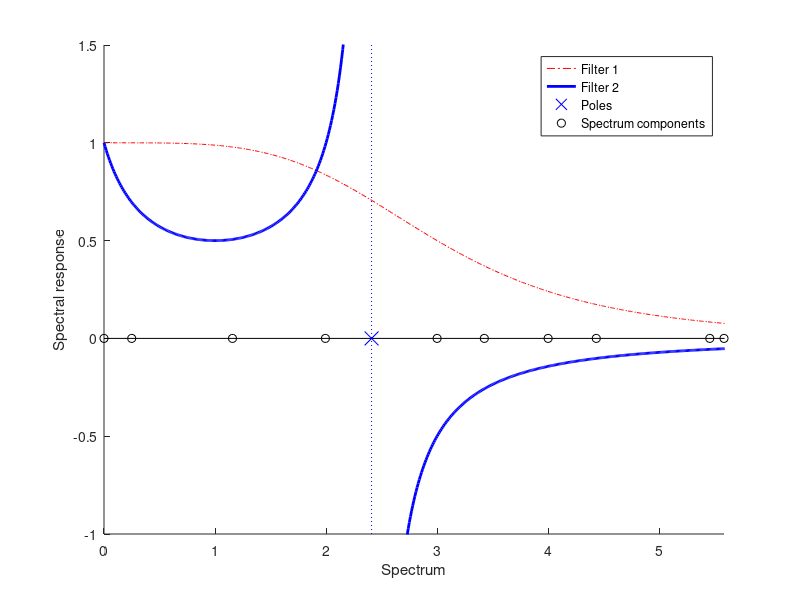

MATLAB code to generate this figure:
% A = matLocalRConnected(10,0.3);
% [frq, U, L] = GSP(A,1);
frq = [0.0000    0.2496    1.1572    1.9941    3.0000    ...
    3.4254    4.0000    4.4336    5.4560    5.5841]';
cutoff = 3;

h1 = @(f)1./(1+(f/cutoff).^4);
% hi = @(x)(x<cutoff)+0;
% [nu, de] = discapprx_rati(0:maxfrq, hi(0:maxfrq), [0,3], 2);
% h2 = @(f)rational(nu,de,f);
h2 = @(f)1./(1+2*f-1*f.^2);

xlim = [0,2*cutoff];
ylim = [-1,1.5];
x = 0:0.01:xlim(2);
y1 = h1(x); y2 = h2(x);
[~,pole] = max(abs(y2));
pole = x(pole);
y2(abs(y2)>10) = NaN;

figure; hold on;
plot(xlim,[0,0],'-k');
hfilter = plot(x,y1,'-.r',x,y2,'-b','LineWidth',2);
plot([pole,pole],ylim,':b');
hpole = plot(pole,0,'xb','MarkerSize',10);
% stem(frq,h1(frq),':','Marker','None');
% stem(frq,h2(frq),':','Marker','None');
hfrq = plot(frq,zeros(size(frq)),'ok');
% hfig = plot(frq(1),h1(frq(1)),'-o',frq(1),h2(frq(1)),'-s',frq(1),h1(frq(1)),':','LineWidth',2);
legend([hfilter;hpole;hfrq], 'Filter 1', 'Filter 2', 'Poles', 'Spectrum components');
xlabel('Spectrum');
ylabel('Spectral response');
axis([0,max(frq),ylim]);